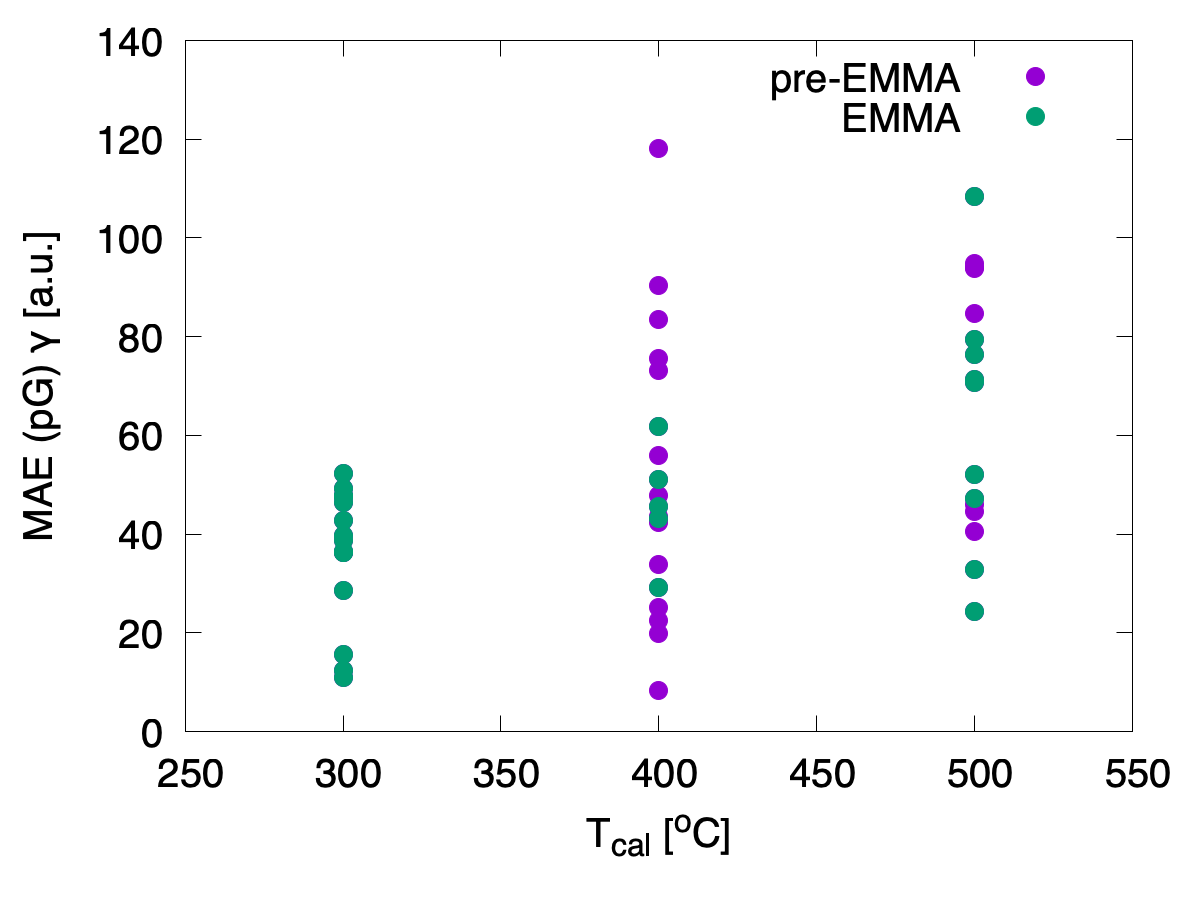

Source code (gnuplot):
#!/usr/bin/gnuplot 

set term pngcairo size 1200, 900 font ",30"
set out "G-tcal.png"
#set term svg
#set out "G-tcal.svg"
#filename="../../db_final.sorted.tsv"
filename="../../db_final.tsv"
filename="../../gen.tsv"
filename="../../db_final.gen.tsv"
width=3
set xlabel "T_{cal} [^oC]"
set ylabel "MAE (pG) {/Symbol g} [a.u.]"
set xrange [250:550]
set yrange [0:140]
#set xtics 0,60

plot "../../db_final.tsv" u 12:3 pt 7 ps width t "pre-EMMA" ,\
    filename u 13:4 pt 7 ps width t "EMMA"
#pause -1
